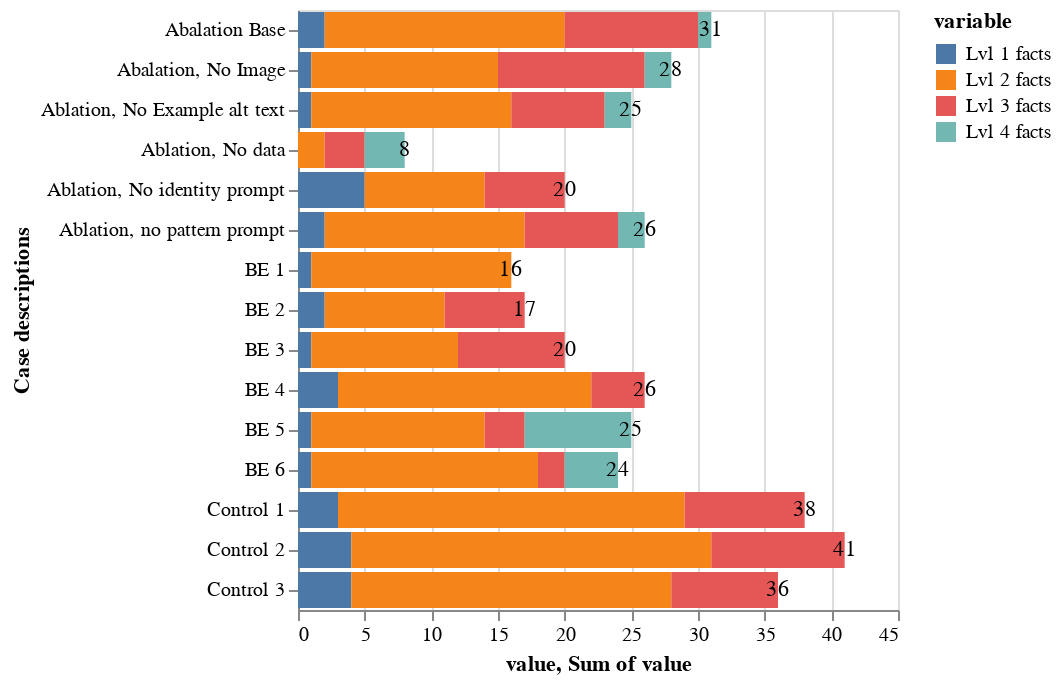

Notebook code for this chart:
### Code cell
base = alt.Chart(df_llm).encode(
    y="Case descriptions:N",

)
bars = base.mark_bar().encode(
    x="value:Q",
    color='variable:N',
)
text = base.mark_text().encode(
    x="sum(value):Q",
    text='sum(value):Q'
)
bars + text

### Figure 1 — Vega-Lite specification as saved in the notebook (floating-point values rounded to 4 significant figures)
{"config": {"view": {"continuousWidth": 300, "continuousHeight": 300}}, "layer": [{"mark": {"type": "bar"}, "encoding": {"color": {"field": "variable", "type": "nominal"}, "x": {"field": "value", "type": "quantitative"}, "y": {"field": "Case descriptions", "type": "nominal"}}}, {"mark": {"type": "text"}, "encoding": {"text": {"aggregate": "sum", "field": "value", "type": "quantitative"}, "x": {"aggregate": "sum", "field": "value", "type": "quantitative"}, "y": {"field": "Case descriptions", "type": "nominal"}}}], "data": {"name": "data-e9db8abc704110b4068e74125a9c4612"}, "$schema": "https://vega.github.io/schema/vega-lite/v5.20.1.json", "datasets": {"data-e9db8abc704110b4068e74125a9c4612": [{"Case descriptions": "Abalation Base", "Model": "Claude-3-5-sonnet-20240620", "Dataset": "Movies", "Total facts": 31, "Falsehoods": 2, "Duplicate facts": 1.0, "Number of words": 324, "variable": "Lvl 1 facts", "value": 2}, {"Case descriptions": "Abalation, No Image", "Model": "Claude-3-5-sonnet-20240620", "Dataset": "Movies", "Total facts": 28, "Falsehoods": 0, "Duplicate facts": 4.0, "Number of words": 393, "variable": "Lvl 1 facts", "value": 1}, {"Case descriptions": "Ablation, No data", "Model": "Claude-3-5-sonnet-20240620", "Dataset": "Movies", "Total facts": 8, "Falsehoods": 13, "Duplicate facts": 1.0, "Number of words": 332, "variable": "Lvl 1 facts", "value": 0}, {"Case descriptions": "Ablation, No Example alt text", "Model": "Claude-3-5-sonnet-20240620", "Dataset": "Movies", "Total facts": 25, "Falsehoods": 1, "Duplicate facts": 3.0, "Number of words": 321, "variable": "Lvl 1 facts", "value": 1}, {"Case descriptions": "Ablation, No identity prompt", "Model": "Claude-3-5-sonnet-20240620", "Dataset": "Movies", "Total facts": 20, "Falsehoods": 3, "Duplicate facts": 3.0, "Number of words": 298, "variable": "Lvl 1 facts", "value": 5}, {"Case descriptions": "Ablation, no pattern prompt", "Model": "Claude-3-5-sonnet-20240620", "Dataset": "Movies", "Total facts": 26, "Falsehoods": 0, "Duplicate facts": 0.0, "Number of words": 283, "variable": "Lvl 1 facts", "value": 2}, {"Case descriptions": "BE 1", "Model": "Claude-3-5-sonnet-20240620", "Dataset": "Movies", "Total facts": 16, "Falsehoods": 1, "Duplicate facts": 2.0, "Number of words": 341, "variable": "Lvl 1 facts", "value": 1}, {"Case descriptions": "BE 2", "Model": "gpt-4o", "Dataset": "Movies", "Total facts": 17, "Falsehoods": 5, "Duplicate facts": 8.0, "Number of words": 346, "variable": "Lvl 1 facts", "value": 2}, {"Case descriptions": "BE 3", "Model": "Claude-3-5-sonnet-20240620", "Dataset": "Anon_movies", "Total facts": 20, "Falsehoods": 1, "Duplicate facts": 3.0, "Number of words": 346, "variable": "Lvl 1 facts", "value": 1}, {"Case descriptions": "BE 4", "Model": "gpt-4o", "Dataset": "Anon_movies", "Total facts": 26, "Falsehoods": 3, "Duplicate facts": 15.0, "Number of words": 460, "variable": "Lvl 1 facts", "value": 3}, {"Case descriptions": "BE 5", "Model": "Claude-3-5-sonnet-20240620", "Dataset": "Organization", "Total facts": 25, "Falsehoods": 0, "Duplicate facts": 1.0, "Number of words": 367, "variable": "Lvl 1 facts", "value": 1}, {"Case descriptions": "BE 6", "Model": "gpt-4o", "Dataset": "Organization", "Total facts": 24, "Falsehoods": 0, "Duplicate facts": 3.0, "Number of words": 444, "variable": "Lvl 1 facts", "value": 1}, {"Case descriptions": "Control 1", "Model": null, "Dataset": "Anon_movies", "Total facts": 38, "Falsehoods": 0, "Duplicate facts": 1.0, "Number of words": 272, "variable": "Lvl 1 facts", "value": 3}, {"Case descriptions": "Control 2", "Model": null, "Dataset": "Organization", "Total facts": 41, "Falsehoods": 0, "Duplicate facts": 1.0, "Number of words": 333, "variable": "Lvl 1 facts", "value": 4}, {"Case descriptions": "Control 3", "Model": null, "Dataset": "Movies", "Total facts": 36, "Falsehoods": 0, "Duplicate facts": 1.0, "Number of words": 266, "variable": "Lvl 1 facts", "value": 4}, {"Case descriptions": "Abalation Base", "Model": "Claude-3-5-sonnet-20240620", "Dataset": "Movies", "Total facts": 31, "Falsehoods": 2, "Duplicate facts": 1.0, "Number of words": 324, "variable": "Lvl 2 facts", "value": 18}, {"Case descriptions": "Abalation, No Image", "Model": "Claude-3-5-sonnet-20240620", "Dataset": "Movies", "Total facts": 28, "Falsehoods": 0, "Duplicate facts": 4.0, "Number of words": 393, "variable": "Lvl 2 facts", "value": 14}, {"Case descriptions": "Ablation, No data", "Model": "Claude-3-5-sonnet-20240620", "Dataset": "Movies", "Total facts": 8, "Falsehoods": 13, "Duplicate facts": 1.0, "Number of words": 332, "variable": "Lvl 2 facts", "value": 2}, {"Case descriptions": "Ablation, No Example alt text", "Model": "Claude-3-5-sonnet-20240620", "Dataset": "Movies", "Total facts": 25, "Falsehoods": 1, "Duplicate facts": 3.0, "Number of words": 321, "variable": "Lvl 2 facts", "value": 15}, {"Case descriptions": "Ablation, No identity prompt", "Model": "Claude-3-5-sonnet-20240620", "Dataset": "Movies", "Total facts": 20, "Falsehoods": 3, "Duplicate facts": 3.0, "Number of words": 298, "variable": "Lvl 2 facts", "value": 9}, {"Case descriptions": "Ablation, no pattern prompt", "Model": "Claude-3-5-sonnet-20240620", "Dataset": "Movies", "Total facts": 26, "Falsehoods": 0, "Duplicate facts": 0.0, "Number of words": 283, "variable": "Lvl 2 facts", "value": 15}, {"Case descriptions": "BE 1", "Model": "Claude-3-5-sonnet-20240620", "Dataset": "Movies", "Total facts": 16, "Falsehoods": 1, "Duplicate facts": 2.0, "Number of words": 341, "variable": "Lvl 2 facts", "value": 15}, {"Case descriptions": "BE 2", "Model": "gpt-4o", "Dataset": "Movies", "Total facts": 17, "Falsehoods": 5, "Duplicate facts": 8.0, "Number of words": 346, "variable": "Lvl 2 facts", "value": 9}, {"Case descriptions": "BE 3", "Model": "Claude-3-5-sonnet-20240620", "Dataset": "Anon_movies", "Total facts": 20, "Falsehoods": 1, "Duplicate facts": 3.0, "Number of words": 346, "variable": "Lvl 2 facts", "value": 11}, {"Case descriptions": "BE 4", "Model": "gpt-4o", "Dataset": "Anon_movies", "Total facts": 26, "Falsehoods": 3, "Duplicate facts": 15.0, "Number of words": 460, "variable": "Lvl 2 facts", "value": 19}, {"Case descriptions": "BE 5", "Model": "Claude-3-5-sonnet-20240620", "Dataset": "Organization", "Total facts": 25, "Falsehoods": 0, "Duplicate facts": 1.0, "Number of words": 367, "variable": "Lvl 2 facts", "value": 13}, {"Case descriptions": "BE 6", "Model": "gpt-4o", "Dataset": "Organization", "Total facts": 24, "Falsehoods": 0, "Duplicate facts": 3.0, "Number of words": 444, "variable": "Lvl 2 facts", "value": 17}, {"Case descriptions": "Control 1", "Model": null, "Dataset": "Anon_movies", "Total facts": 38, "Falsehoods": 0, "Duplicate facts": 1.0, "Number of words": 272, "variable": "Lvl 2 facts", "value": 26}, {"Case descriptions": "Control 2", "Model": null, "Dataset": "Organization", "Total facts": 41, "Falsehoods": 0, "Duplicate facts": 1.0, "Number of words": 333, "variable": "Lvl 2 facts", "value": 27}, {"Case descriptions": "Control 3", "Model": null, "Dataset": "Movies", "Total facts": 36, "Falsehoods": 0, "Duplicate facts": 1.0, "Number of words": 266, "variable": "Lvl 2 facts", "value": 24}, {"Case descriptions": "Abalation Base", "Model": "Claude-3-5-sonnet-20240620", "Dataset": "Movies", "Total facts": 31, "Falsehoods": 2, "Duplicate facts": 1.0, "Number of words": 324, "variable": "Lvl 3 facts", "value": 10}, {"Case descriptions": "Abalation, No Image", "Model": "Claude-3-5-sonnet-20240620", "Dataset": "Movies", "Total facts": 28, "Falsehoods": 0, "Duplicate facts": 4.0, "Number of words": 393, "variable": "Lvl 3 facts", "value": 11}, {"Case descriptions": "Ablation, No data", "Model": "Claude-3-5-sonnet-20240620", "Dataset": "Movies", "Total facts": 8, "Falsehoods": 13, "Duplicate facts": 1.0, "Number of words": 332, "variable": "Lvl 3 facts", "value": 3}, {"Case descriptions": "Ablation, No Example alt text", "Model": "Claude-3-5-sonnet-20240620", "Dataset": "Movies", "Total facts": 25, "Falsehoods": 1, "Duplicate facts": 3.0, "Number of words": 321, "variable": "Lvl 3 facts", "value": 7}, {"Case descriptions": "Ablation, No identity prompt", "Model": "Claude-3-5-sonnet-20240620", "Dataset": "Movies", "Total facts": 20, "Falsehoods": 3, "Duplicate facts": 3.0, "Number of words": 298, "variable": "Lvl 3 facts", "value": 6}, {"Case descriptions": "Ablation, no pattern prompt", "Model": "Claude-3-5-sonnet-20240620", "Dataset": "Movies", "Total facts": 26, "Falsehoods": 0, "Duplicate facts": 0.0, "Number of words": 283, "variable": "Lvl 3 facts", "value": 7}, {"Case descriptions": "BE 1", "Model": "Claude-3-5-sonnet-20240620", "Dataset": "Movies", "Total facts": 16, "Falsehoods": 1, "Duplicate facts": 2.0, "Number of words": 341, "variable": "Lvl 3 facts", "value": 0}, {"Case descriptions": "BE 2", "Model": "gpt-4o", "Dataset": "Movies", "Total facts": 17, "Falsehoods": 5, "Duplicate facts": 8.0, "Number of words": 346, "variable": "Lvl 3 facts", "value": 6}, {"Case descriptions": "BE 3", "Model": "Claude-3-5-sonnet-20240620", "Dataset": "Anon_movies", "Total facts": 20, "Falsehoods": 1, "Duplicate facts": 3.0, "Number of words": 346, "variable": "Lvl 3 facts", "value": 8}, {"Case descriptions": "BE 4", "Model": "gpt-4o", "Dataset": "Anon_movies", "Total facts": 26, "Falsehoods": 3, "Duplicate facts": 15.0, "Number of words": 460, "variable": "Lvl 3 facts", "value": 4}, {"Case descriptions": "BE 5", "Model": "Claude-3-5-sonnet-20240620", "Dataset": "Organization", "Total facts": 25, "Falsehoods": 0, "Duplicate facts": 1.0, "Number of words": 367, "variable": "Lvl 3 facts", "value": 3}, {"Case descriptions": "BE 6", "Model": "gpt-4o", "Dataset": "Organization", "Total facts": 24, "Falsehoods": 0, "Duplicate facts": 3.0, "Number of words": 444, "variable": "Lvl 3 facts", "value": 2}, {"Case descriptions": "Control 1", "Model": null, "Dataset": "Anon_movies", "Total facts": 38, "Falsehoods": 0, "Duplicate facts": 1.0, "Number of words": 272, "variable": "Lvl 3 facts", "value": 9}, {"Case descriptions": "Control 2", "Model": null, "Dataset": "Organization", "Total facts": 41, "Falsehoods": 0, "Duplicate facts": 1.0, "Number of words": 333, "variable": "Lvl 3 facts", "value": 10}, {"Case descriptions": "Control 3", "Model": null, "Dataset": "Movies", "Total facts": 36, "Falsehoods": 0, "Duplicate facts": 1.0, "Number of words": 266, "variable": "Lvl 3 facts", "value": 8}, {"Case descriptions": "Abalation Base", "Model": "Claude-3-5-sonnet-20240620", "Dataset": "Movies", "Total facts": 31, "Falsehoods": 2, "Duplicate facts": 1.0, "Number of words": 324, "variable": "Lvl 4 facts", "value": 1}, {"Case descriptions": "Abalation, No Image", "Model": "Claude-3-5-sonnet-20240620", "Dataset": "Movies", "Total facts": 28, "Falsehoods": 0, "Duplicate facts": 4.0, "Number of words": 393, "variable": "Lvl 4 facts", "value": 2}, {"Case descriptions": "Ablation, No data", "Model": "Claude-3-5-sonnet-20240620", "Dataset": "Movies", "Total facts": 8, "Falsehoods": 13, "Duplicate facts": 1.0, "Number of words": 332, "variable": "Lvl 4 facts", "value": 3}, {"Case descriptions": "Ablation, No Example alt text", "Model": "Claude-3-5-sonnet-20240620", "Dataset": "Movies", "Total facts": 25, "Falsehoods": 1, "Duplicate facts": 3.0, "Number of words": 321, "variable": "Lvl 4 facts", "value": 2}, {"Case descriptions": "Ablation, No identity prompt", "Model": "Claude-3-5-sonnet-20240620", "Dataset": "Movies", "Total facts": 20, "Falsehoods": 3, "Duplicate facts": 3.0, "Number of words": 298, "variable": "Lvl 4 facts", "value": 0}, {"Case descriptions": "Ablation, no pattern prompt", "Model": "Claude-3-5-sonnet-20240620", "Dataset": "Movies", "Total facts": 26, "Falsehoods": 0, "Duplicate facts": 0.0, "Number of words": 283, "variable": "Lvl 4 facts", "value": 2}, {"Case descriptions": "BE 1", "Model": "Claude-3-5-sonnet-20240620", "Dataset": "Movies", "Total facts": 16, "Falsehoods": 1, "Duplicate facts": 2.0, "Number of words": 341, "variable": "Lvl 4 facts", "value": 0}, {"Case descriptions": "BE 2", "Model": "gpt-4o", "Dataset": "Movies", "Total facts": 17, "Falsehoods": 5, "Duplicate facts": 8.0, "Number of words": 346, "variable": "Lvl 4 facts", "value": 0}, {"Case descriptions": "BE 3", "Model": "Claude-3-5-sonnet-20240620", "Dataset": "Anon_movies", "Total facts": 20, "Falsehoods": 1, "Duplicate facts": 3.0, "Number of words": 346, "variable": "Lvl 4 facts", "value": 0}, {"Case descriptions": "BE 4", "Model": "gpt-4o", "Dataset": "Anon_movies", "Total facts": 26, "Falsehoods": 3, "Duplicate facts": 15.0, "Number of words": 460, "variable": "Lvl 4 facts", "value": 0}, {"Case descriptions": "BE 5", "Model": "Claude-3-5-sonnet-20240620", "Dataset": "Organization", "Total facts": 25, "Falsehoods": 0, "Duplicate facts": 1.0, "Number of words": 367, "variable": "Lvl 4 facts", "value": 8}, {"Case descriptions": "BE 6", "Model": "gpt-4o", "Dataset": "Organization", "Total facts": 24, "Falsehoods": 0, "Duplicate facts": 3.0, "Number of words": 444, "variable": "Lvl 4 facts", "value": 4}, {"Case descriptions": "Control 1", "Model": null, "Dataset": "Anon_movies", "Total facts": 38, "Falsehoods": 0, "Duplicate facts": 1.0, "Number of words": 272, "variable": "Lvl 4 facts", "value": 0}, {"Case descriptions": "Control 2", "Model": null, "Dataset": "Organization", "Total facts": 41, "Falsehoods": 0, "Duplicate facts": 1.0, "Number of words": 333, "variable": "Lvl 4 facts", "value": 0}, {"Case descriptions": "Control 3", "Model": null, "Dataset": "Movies", "Total facts": 36, "Falsehoods": 0, "Duplicate facts": 1.0, "Number of words": 266, "variable": "Lvl 4 facts", "value": 0}]}}
